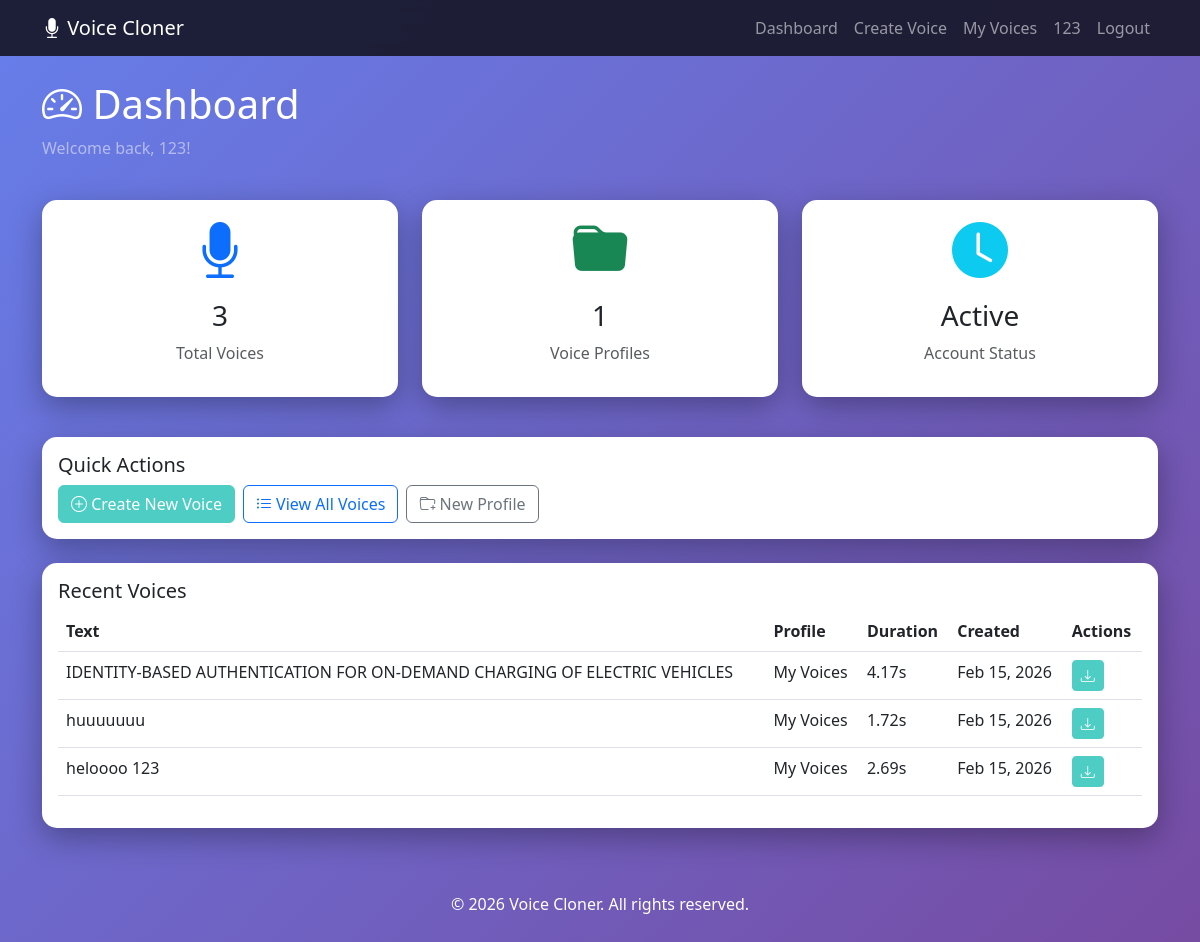
Screenshot of /voices/ (signed in) with the database file from the repository.
### voices/models.py (models this page shows, shortened)
class Voice(models.Model):
    profile = models.ForeignKey(VoiceProfile, on_delete=models.CASCADE, related_name='voices')
    text = models.TextField(help_text="Text that was converted to speech")
    audio_file = models.FileField(upload_to='voices/%Y/%m/%d/')
    duration = models.FloatField(default=0.0, help_text="Duration in seconds")
    speed = models.IntegerField(default=150, help_text="Speech speed (words per minute)")
    pitch = models.IntegerField(default=50, help_text="Voice pitch (0-100)")
    volume = models.FloatField(default=1.0, help_text="Volume (0.0-1.0)")
    created_at = models.DateTimeField(default=timezone.now)
    class Meta:
        ordering = ['-created_at']

class VoiceProfile(models.Model):
    user = models.ForeignKey(User, on_delete=models.CASCADE, related_name='voice_profiles')
    name = models.CharField(max_length=200)
    description = models.TextField(blank=True)
    created_at = models.DateTimeField(default=timezone.now)
    updated_at = models.DateTimeField(auto_now=True)
    is_active = models.BooleanField(default=True)
    class Meta:
        ordering = ['-created_at']

### voices/views.py (the view)
# urls.py: path('', views.dashboard_view, name='dashboard'),
@login_required
def dashboard_view(request):
    profiles = VoiceProfile.objects.filter(user=request.user, is_active=True)
    recent_voices = Voice.objects.filter(profile__user=request.user)[:5]
    total_voices = Voice.objects.filter(profile__user=request.user).count()
    total_profiles = profiles.count()
    context = {
        'profiles': profiles,
        'recent_voices': recent_voices,
        'total_voices': total_voices,
        'total_profiles': total_profiles,
    }
    return render(request, 'voices/dashboard.html', context)

### templates/voices/dashboard.html (shortened to what this page needs)
{% extends 'base.html' %}
{% block content %}
<div class="row mb-4">
    <div class="col-12">
        <h1 class="text-white">
            <i class="bi bi-speedometer2"></i> Dashboard
        </h1>
        <p class="text-white-50">Welcome back, {{ user.username }}!</p>
    </div>
</div>
<div class="row mb-4">
    <div class="col-md-4 mb-3">
        <div class="card text-center">
            <div class="card-body">
                <i class="bi bi-mic-fill display-4 text-primary"></i>
                <h3 class="mt-3">{{ total_voices }}</h3>
                <p class="text-muted">Total Voices</p>
            </div>
        </div>
    </div>
    <div class="col-md-4 mb-3">
        <div class="card text-center">
            <div class="card-body">
                <i class="bi bi-folder-fill display-4 text-success"></i>
                <h3 class="mt-3">{{ total_profiles }}</h3>
                <p class="text-muted">Voice Profiles</p>
            </div>
        </div>
    </div>
    <div class="col-md-4 mb-3">
        <div class="card text-center">
            <div class="card-body">
                <i class="bi bi-clock-fill display-4 text-info"></i>
                <h3 class="mt-3">Active</h3>
                <p class="text-muted">Account Status</p>
            </div>
        </div>
    </div>
</div>
<div class="row mb-4">
    <div class="col-12">
        <div class="card">
            <div class="card-body">
                <h5 class="card-title">Quick Actions</h5>
                <div class="d-grid gap-2 d-md-flex">
                    <a href="{% url 'create_voice' %}" class="btn btn-primary">
                        <i class="bi bi-plus-circle"></i> Create New Voice
                    </a>
                    <a href="{% url 'voice_list' %}" class="btn btn-outline-primary">
                        <i class="bi bi-list-ul"></i> View All Voices
                    </a>
                    <a href="{% url 'create_profile' %}" class="btn btn-outline-secondary">
                        <i class="bi bi-folder-plus"></i> New Profile
                    </a>
                </div>
            </div>
        </div>
    </div>
</div>
<div class="row">
    <div class="col-12">
        <div class="card">
            <div class="card-body">
                <h5 class="card-title">Recent Voices</h5>
                {% if recent_voices %}
                <div class="table-responsive">
                    <table class="table table-hover">
                        <thead>
                            <tr>
                                <th>Text</th>
                                <th>Profile</th>
                                <th>Duration</th>
                                <th>Created</th>
                                <th>Actions</th>
                            </tr>
                        </thead>
                        <tbody>
                            {% for voice in recent_voices %}
                            <tr>
                                <td>{{ voice.text|truncatewords:10 }}</td>
                                <td>{{ voice.profile.name }}</td>
                                <td>{{ voice.duration }}s</td>
                                <td>{{ voice.created_at|date:"M d, Y" }}</td>
                                <td>
                                    <a href="{% url 'download_voice' voice.id %}" class="btn btn-sm btn-primary">
                                        <i class="bi bi-download"></i>
                                    </a>
                                </td>
                            </tr>
                            {% endfor %}
                        </tbody>
                    </table>
                </div>
                {% else %}
                <p class="text-muted">No voices yet. Create your first voice!</p>
                {% endif %}
            </div>
        </div>
    </div>
</div>
{% endblock %}

### templates/base.html (shortened to what this page needs)
<!DOCTYPE html>
<html lang="en">
<head>
    <link href="https://cdn.jsdelivr.net/npm/bootstrap@5.3.0/dist/css/bootstrap.min.css" rel="stylesheet">
    <link rel="stylesheet" href="https://cdn.jsdelivr.net/npm/bootstrap-icons@1.10.0/font/bootstrap-icons.css">
</head>
<body>
    <nav class="navbar navbar-expand-lg navbar-dark mb-4">
        <div class="container">
            <a class="navbar-brand" href="{% url 'dashboard' %}">
                <i class="bi bi-mic-fill"></i> Voice Cloner
            </a>
            <div class="collapse navbar-collapse" id="navbarNav">
                <ul class="navbar-nav ms-auto">
                    {% if user.is_authenticated %}
                    <li class="nav-item">
                        <a class="nav-link" href="{% url 'dashboard' %}">Dashboard</a>
                    </li>
                    <li class="nav-item">
                        <a class="nav-link" href="{% url 'create_voice' %}">Create Voice</a>
                    </li>
                    <li class="nav-item">
                        <a class="nav-link" href="{% url 'voice_list' %}">My Voices</a>
                    </li>
                    <li class="nav-item">
                        <a class="nav-link" href="{% url 'profile' %}">{{ user.username }}</a>
                    </li>
                    <li class="nav-item">
                        <a class="nav-link" href="{% url 'logout' %}">Logout</a>
                    </li>
                    {% endif %}
                </ul>
            </div>
        </div>
    </nav>
    <div class="container">
        {% block content %}{% endblock %}
    </div>
    <footer class="text-center text-white mt-5 py-3">
        <p>&copy; 2026 Voice Cloner. All rights reserved.</p>
    </footer>
</body>
</html>

### templates/base.html (style rules this page uses)
:root { --primary-color: #4ECDC4; --secondary-color: #1A1A2E; --accent-color: #FF6B6B; }
body { background: linear-gradient(135deg, #667eea 0%, #764ba2 100%); min-height: 100vh; font-family: 'Segoe UI', Tahoma, Geneva, Verdana, sans-serif; }
.navbar { background-color: rgba(26, 26, 46, 0.95) !important; backdrop-filter: blur(10px); }
.card { border-radius: 15px; box-shadow: 0 10px 30px rgba(0, 0, 0, 0.3); border: none; }
.btn-primary { background-color: var(--primary-color); border-color: var(--primary-color); }

### rows the page displays
Voice: text "IDENTITY-BASED AUTHENTICATION FOR ON-DEMAND CHARGING OF ELECTRIC VEHICLES", profile.name "My Voices", duration "4.17", created_at "Feb 15, 2026"
Voice: text "huuuuuuu", profile.name "My Voices", duration "1.72", created_at "Feb 15, 2026"
Voice: text "heloooo 123", profile.name "My Voices", duration "2.69", created_at "Feb 15, 2026"

### other values shown
{{ user.username }} "123"
{{ total_voices }} "3"
{{ total_profiles }} "1"
